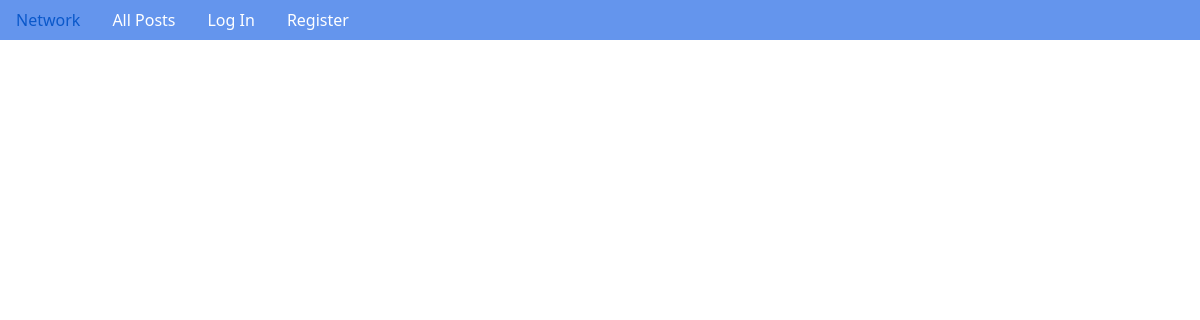
The page /profile/3 (signed in) on the database as committed earlier.
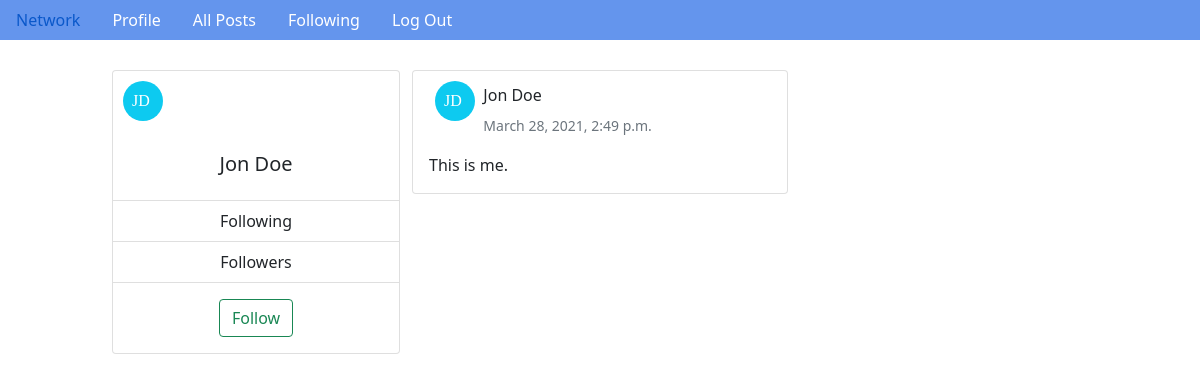
The same page on the database as committed later.
### network/models.py (models this page shows, shortened)
class User(AbstractUser):
    first_name = models.CharField("First Name", max_length=200)
    last_name = models.CharField("Last Name", max_length=200)
    followers = models.ManyToManyField('self', related_name='followers',blank=True)
    following = models.ManyToManyField('self', related_name='following',blank=True)
    def get_initials(self):
        return self.first_name [:1] + self.last_name [:1]

class Post(models.Model):
    content = models.TextField("Content")
    user = models.ForeignKey(User, on_delete=models.CASCADE, related_name="User")
    timestamp = models.DateTimeField(auto_now_add=True)

### network/views.py (the view)
# urls.py: path("profile/<int:uid>", views.profile, name="profile"),
@login_required
def profile(request, uid):
    posts = Post.objects.filter(user_id=uid).order_by("-timestamp")
    user = User.objects.filter(id=uid).first()
    return render(request, "network/profile.html", {"user": user, "posts": posts})

### network/templates/network/profile.html (shortened to what this page needs)
{% extends "network/layout.html" %}
{% block body %}
<div class="container-fluid">
    <div class="row p-row">
        <div class="col-md-1">
        </div>
        {% if user %}
            <div class="col-md-3">
                <div class="card profile" style="width: 18rem;">
                    <div class="col-md-2">
                        <svg height="50" width="50">
                            <g>
                                <circle cx="30" cy="30" r="20" fill="#0dcaf0" text="Test"></circle>
                                <text x="19" y="35" font-family="Times" font-size="" fill="white">{{ user.get_initials }}</text>
                            </g>
                        </svg>
                    </div>
                    <div class="card-body">
                        <h5 class="card-title">{{ user.first_name}} {{ user.last_name }}</h5>
                    </div>
                    <ul class="list-group list-group-flush">
                        <li class="list-group-item">Following</li>
                        <li class="list-group-item">Followers</li>
                    </ul>
                    <div class="card-body">
                        <button type="button" class="btn btn-outline-success">Follow</button>
                    </div>
                </div>
            </div>
        {% endif %}
        <div class="col-md-4">
            {% if user.is_authenticated %}
                 {% for post in posts %}
                    <div class="card mb-3">
                        <div class="row g-0">
                            <div class="row">
                                <div class="col-md-2">
                                    <svg height="50" width="50">
                                        <g>
                                            <circle cx="30" cy="30" r="20" fill="#0dcaf0" text="Test"></circle>
                                            <text x="19" y="35" font-family="Times" font-size="" fill="white">{{ user.get_initials }}</text>
                                        </g>
                                    </svg>
                                </div>
                                <div class="col-md-10">
                                    <h6 class="card-title">{{ user.first_name}} {{ user.last_name }}</h6>
                                    <p class="card-text"><small class="text-muted">{{ post.timestamp }}</small></p>
                                </div>
                            </div>
                            <div class="col">
                                <div class="card-body">
                                    <p class="card-text">{{ post.content }}</p>
                                </div>
                            </div>
                        </div>
                    </div>
                 {% endfor %}
            {% endif %}
        </div>
        <div class="col-md-2">
        </div>
        <div class="col-md-2">
        </div>
    </div>
{% endblock %}

Rows that differ between the two databases and show on the page:
added User: get_initials "JD", first_name "Jon", last_name "Doe"
added Post: timestamp "March 28, 2021, 2:49 p.m.", content "This is me."
Other text that changed with them:
text no longer shown: "Log In Register"
text now shown: "Profile Following Log Out Following Followers Follow"
